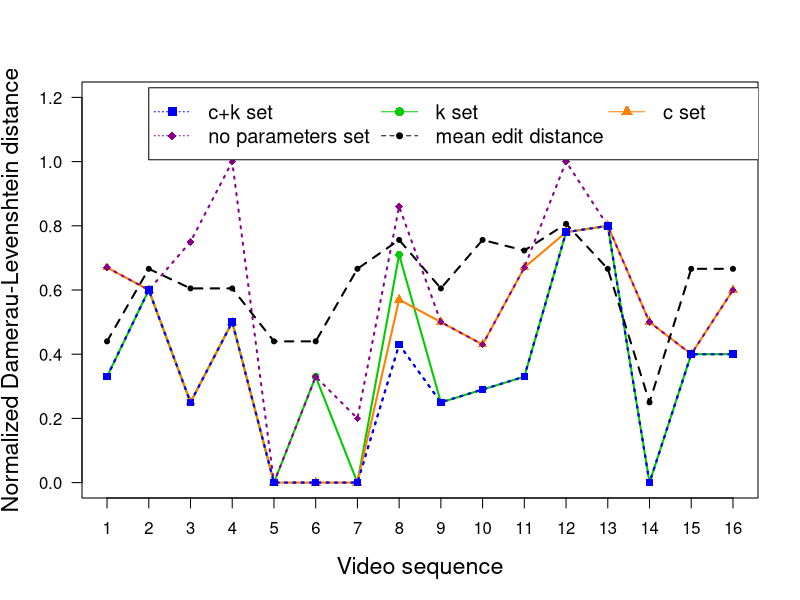

Write R code to recreate this figure.
# Define data (x: videos, y: fit of model, edit distance with Damerau-Levenshtein)
xdata <- c(1,2,3,4,5,6,7,8,9,10,11,12,13,14,15,16)
model_ck <- c(0.33,0.6,0.25,0.5,0,0,0,0.43,0.25,0.29,0.33,0.78,0.8,0,0.4,0.4)
k_set <- c(0.33,0.6,0.25,0.5,0,0.33,0,0.71,0.25,0.29,0.33,0.78,0.8,0,0.4,0.4)
c_set <- c(0.67,0.6,0.25,0.5,0,0,0,0.57,0.5,0.43,0.67,0.78,0.8,0.5,0.4,0.6)
no_params <- c(0.67,0.6,0.75,1,0,0.33,0.2,0.86,0.5,0.43,0.67,1,0.8,0.5,0.4,0.6)
avg <- c(0.44,0.666,0.605,0.605,0.44,0.44,0.666,0.756,0.605,0.756,0.723,0.806,0.666,0.25,0.666,0.666)

# Plot model, c+k set
plot(xdata, model_ck, type='o', col='blue', pch=15, lty=3, ylim=c(0,1.2), lwd=2, 
     ylab='Normalized Damerau-Levenshtein distance',
     xlab='Video sequence', las=1, xaxt='n', cex.lab=1.4)
axis(side=1, at=1:16, labels=xdata, cex.axis=1)
  
# Plot model without c
points(xdata, k_set, col='green3', pch=16)
lines(xdata, k_set, col='green3', lty=1, lwd=2)

# Plot model without k
points(xdata, c_set, col='darkorange1', pch=17)
lines(xdata, c_set, col='darkorange1', lty=1, lwd=2)

# Plot greedy without params
points(xdata, no_params, col='dark magenta', pch=18)
lines(xdata, no_params, col='dark magenta', lty=3, lwd=2)

# Plot avg/baseline
points(xdata, avg, col='black', pch=20)
lines(xdata, avg, col='black', lty=2, lwd=2)

# Plot model
points(xdata, model_ck, col='blue', pch=15)
lines(xdata, model_ck, col='blue', lty=3, lwd=2)


# Plot legend in 3 columns
legend_order <- matrix(1:6, ncol=3, byrow=TRUE)

legend(2,1.23, c('c+k set', 'k set', 'c set', 'no parameters set','mean edit distance')[legend_order], 
       col=c('blue', 'green3', 'darkorange1', 'dark magenta', 'black')[legend_order], 
       pch=c(15,16,17,18,20)[legend_order], lty=c(3,1,1,3,2)[legend_order], ncol=3, cex=1.2)

